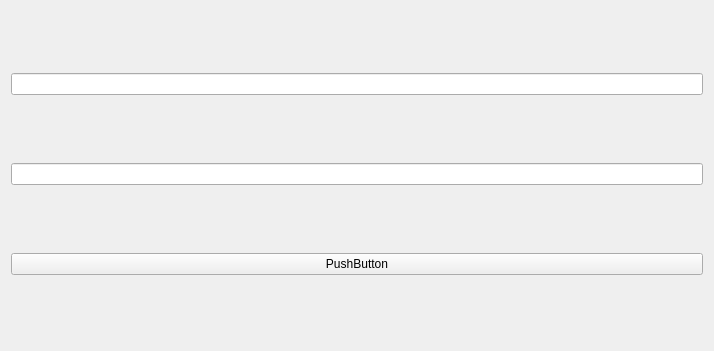
<?xml version="1.0" encoding="UTF-8"?>
<ui version="4.0">
 <class>form1</class>
 <widget class="QWidget" name="form1">
  <property name="geometry">
   <rect>
    <x>0</x>
    <y>0</y>
    <width>714</width>
    <height>351</height>
   </rect>
  </property>
  <property name="windowTitle">
   <string>form1</string>
  </property>
  <layout class="QGridLayout" name="gridLayout">
   <item row="0" column="0">
    <widget class="QLineEdit" name="lineEdit"/>
   </item>
   <item row="1" column="0">
    <widget class="QLineEdit" name="lineEdit_2"/>
   </item>
   <item row="2" column="0">
    <widget class="QPushButton" name="pushButton">
     <property name="text">
      <string>PushButton</string>
     </property>
    </widget>
   </item>
  </layout>
 </widget>
 <resources/>
 <connections/>
</ui>
